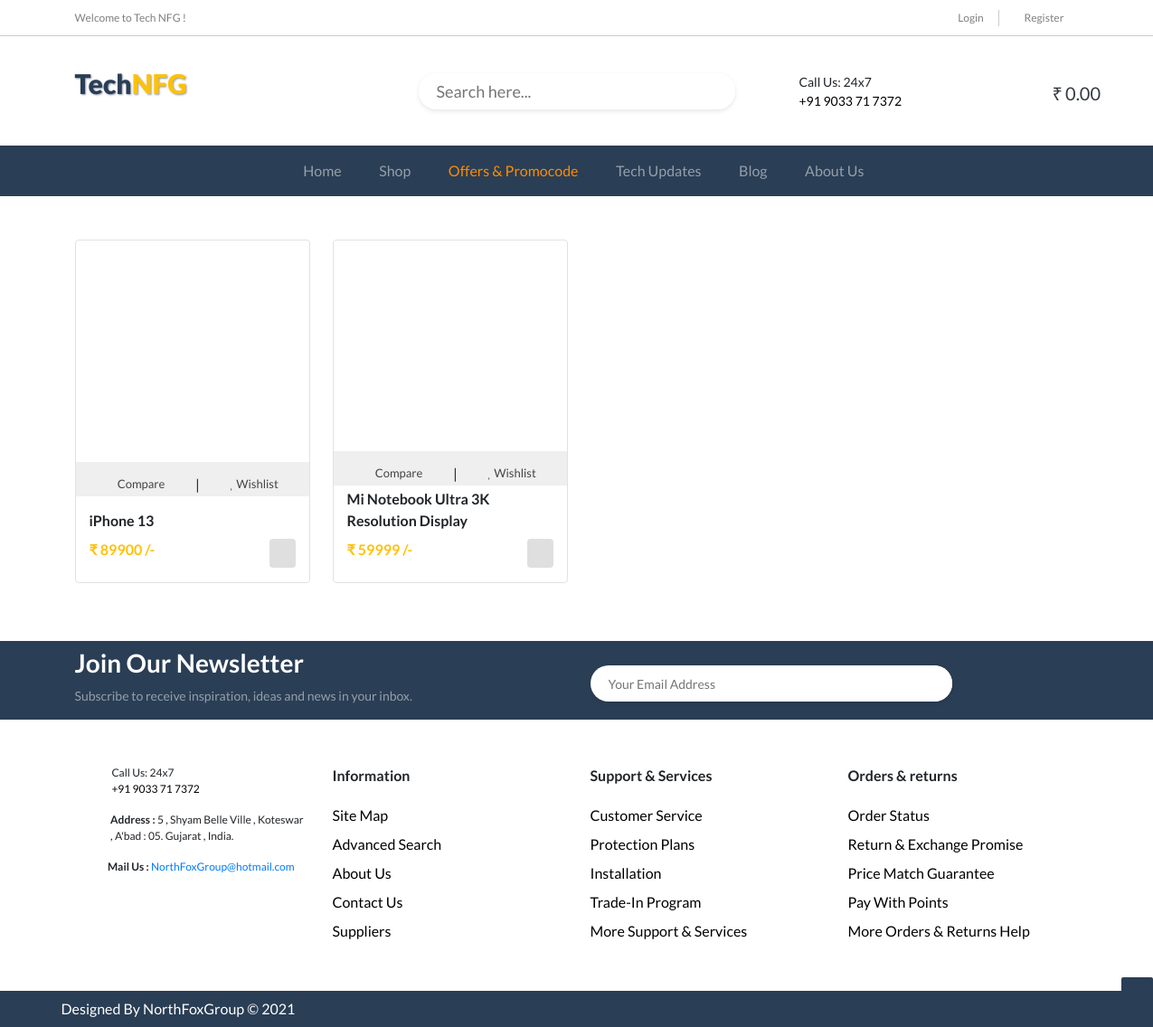
The page /offers_promocode on the database its author committed.
### t_updates/models.py (models this page shows, shortened)
class Product(models.Model):
    id = models.IntegerField(primary_key=True)
    badge = models.CharField(max_length=30)
    title = models.CharField(max_length=250)
    desc = models.TextField()
    shortDesc = models.CharField(max_length=200)
    price = models.IntegerField()
    category = models.TextField()
    sku = models.CharField(max_length=50)
    rating = models.IntegerField()
    images1 = models.ImageField(upload_to='media')
    images2 = models.ImageField(upload_to='media')
    images3 = models.ImageField(upload_to='media')
    images4 = models.ImageField(upload_to='media')
    images5 = models.ImageField(upload_to='media')

### t_updates/views.py (the view)
# urls.py: path('offers_promocode', views.offers_promocode,
def offers_promocode(request):
    data = Product.objects.filter(Q(badge__contains="sale"))
    context = {'data': data}
    return render(request, 'offers_promocode.html', context)

### templates/offers_promocode.html (shortened to what this page needs)
{% extends './include/basic.html' %}
{% load static %}
{% block body %}
<div class="container shop-page my-5">
    <div class="row">
        {% for i in data %}
        <div class="col-md-3 mb-3">
            <div class="border rounded product">
                {% if i.badge != "" %}
                <div class="sale-badge" style="background-image:url('{% static 'img/tag.svg' %}')">
                </div>
                {% endif %}
                <div class="img">
                    <div class="compare-wishlist">
                        <a href="#" class="compare-btn" data-product="{{i.id}}">
                            <i class="far fa-reply-all"></i> Compare </a> | <a
                            class="whishlist-btn prod-btn btn-whishlist" href="#" data-product="{{i.id}}"><i
                                class="far fa-heart"></i>
                            Wishlist
                        </a>
                    </div>
                </div>
                <div class="container">
                    <p class="font-weight-bold m-0 mb-2">{{i.title}}</p>
                    <div class="container d-flex justify-content-between p-0">
                        <p class="font-weight-bold text-warning">₹ {{i.price}} /-</p>
                        <a href="/single_product/{{i.id}}">
                            <p class="btn cart-btn"><i class="far fa-shopping-cart"></i></p>
                        </a>
                    </div>
                </div>
            </div>
        </div>
        {% endfor %}
    </div>
</div>
{% endblock body %}

### static/css/style.css (style rules this page uses)
* { margin: 0; padding: 0; box-sizing: border-box; font-family: 'Lato', sans-serif; scroll-behavior: smooth; }

### static/css/shop.css (style rules this page uses)
.shop-page .product, .featured-product .product { width: 260px; height: 380px; display: flex; justify-content: space-between; flex-direction: column; }
.shop-page .cart-btn, .featured-product .cart-btn { background: #dfdfdf; padding: 5px 8px; font-size: 13px; color: #444; }
.shop-page .img, .featured-product .img { display: flex; flex-direction: column; justify-content: center; min-height: 250px; overflow: hidden; }
.shop-page .compare-wishlist, .featured-product .compare-wishlist { display: flex; justify-content: space-evenly; align-items: center; position: relative; background: rgba(223, 223, 223, 0.5); height: 50px; margin-bottom: -25px; bottom: -100px; transition: 0.5s all ease; }
.shop-page .compare-wishlist a, .featured-product .compare-wishlist a { color: #444; font-size: 13px; }
.shop-page .product .sale-badge { width: 100px; color: white; padding-left: 8px; font-size: .7rem; }

### rows shown on the page
Product: title "iPhone 13", price "89900"
Product: title "Mi Notebook Ultra 3K Resolution Display", price "59999"
